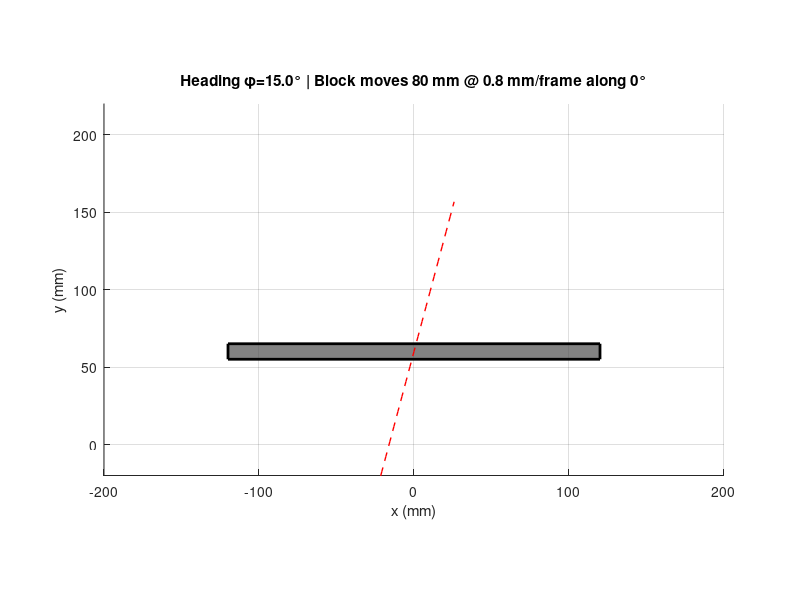

Recreate this plot in MATLAB. (Note: this script raises an error after producing the figure.)
function navcon_car_vs_moving_block_fixed()
% NAVCON demo: car drives at heading phi; horizontal block TRANSLATES a set distance then stops.
% FIXED VERSION with improved car movement visualization

clc; close all;

%% ---------------- PARAMETERS ----------------
% Geometry & logic
B                    = 40;        % mm, L↔R sensor spacing
forward_window_mm    = B + 10;    % one-outer-only inference window
car_len              = 28;        % mm, for drawing
car_wid              = B + 20;    % mm, for drawing

% Car motion (distance along heading per frame)
angles_deg           = [15 30 45 60 75];  % test headings (0° = +y)
ds_car_mm            = 1.0;       % mm/frame (REDUCED for better visibility)
s_start              = -30;       % mm (start further back)
s_end_extra          = 100;       % mm (run past block)

% Block (maze line), initially horizontal
block_center0        = [0, 60];   % (x0, y0) initial center
block_len_mm         = 240;       % mm
block_thick_mm       = 10;        % mm

% Block TRANSLATION
block_dir_deg        = 0;         % 0=+x, 90=+y, 180=-x, 270=-y (world frame)
block_speed_mm_frame = 0.8;       % mm per frame (REDUCED for better visibility)
block_travel_limit_mm= 80;        % mm; block stops after this distance

% Animation control
frame_delay          = 0.05;      % seconds between frames
%% -------------------------------------------

% Convenience vectors for sensors in car frame
xL = -B/2; xC = 0; xR = +B/2;   % lateral (right=+)
ofs = [xL,0; xC,0; xR,0];

for phi = angles_deg
    % Car heading (world): forward u, right r
    u = [sind(phi), cosd(phi)];      % +y at 0°
    r = [cosd(phi), -sind(phi)];

    % Place car so that at s = L0 the centre sensor is near the (initial) block centre
    L0 = 90;                          % mm along the path
    pC0 = block_center0 - L0*u;       % centre sensor world position at s=0
    p0  = pC0;                         % use centre-sensor reference

    % Block motion setup
    vb_dir = [cosd(block_dir_deg), sind(block_dir_deg)]; % unit direction
    block_travel = 0;                                     % mm traveled so far
    block_center = block_center0;

    % Figure setup
    fig = figure('Color','w','Name',sprintf('Car vs MOVING block (phi=%.1f°)',phi),...
        'Position',[120 80 1200 800]);
    ax = axes('Parent',fig); hold(ax,'on'); grid(ax,'on');
    title(ax, sprintf('Heading \\phi=%.1f° | Block moves %g mm @ %g mm/frame along %g°', ...
        phi, block_travel_limit_mm, block_speed_mm_frame, block_dir_deg), 'FontWeight','bold');
    xlabel(ax,'x (mm)'); ylabel(ax,'y (mm)');
    xlim(ax, [-200, 200]); ylim(ax, [-20, 220]);
    axis(ax, 'equal'); % Keep aspect ratio square

    % Draw (dynamic) block patch
    [xl,xr,yb,yt] = block_bounds(block_center, block_len_mm, block_thick_mm);
    hBlock = patch('XData',[xl xr xr xl],'YData',[yb yb yt yt], ...
                   'FaceColor',[0.3 0.3 0.3],'FaceAlpha',0.7,'EdgeColor',[0 0 0],'LineWidth',2);

    % Car initial draw
    s = s_start; s_end = L0 + s_end_extra;
    [carPoly, hL, hC, hR] = draw_car(ax, p0, r, u, ofs, s, car_len, car_wid);

    % Add trajectory line for visualization
    s_traj = s_start:5:s_end;
    traj_points = zeros(length(s_traj), 2);
    for i = 1:length(s_traj)
        traj_points(i,:) = p0 + s_traj(i)*u;
    end
    hTraj = plot(ax, traj_points(:,1), traj_points(:,2), 'r--', 'LineWidth', 1);
    hTraj.Color(4) = 0.5; % Set alpha transparency

    % Status box (made larger and more visible)
    status = annotation('textbox',[.02 .55 .45 .40],'String','', ...
        'FontName','Consolas','FontSize',10,'BackgroundColor',[0.95 0.95 1], ...
        'EdgeColor',[0.3 0.3 0.7],'LineWidth',1.5);

    % Hit bookkeeping
    hitL=false; hitC=false; hitR=false;
    odoL=NaN;   odoC=NaN;   odoR=NaN;

    % Animation loop with better frame control
    tic; % Start timing
    frame_count = 0;
    while ishandle(fig) && s <= s_end
        frame_count = frame_count + 1;
        
        % 1) Move CAR
        s = s + ds_car_mm;

        % 2) Move BLOCK until travel limit reached
        if block_travel < block_travel_limit_mm
            step = min(block_speed_mm_frame, block_travel_limit_mm - block_travel);
            block_center = block_center + step*vb_dir;
            block_travel = block_travel + step;

            % update patch geometry
            [xl,xr,yb,yt] = block_bounds(block_center, block_len_mm, block_thick_mm);
            set(hBlock,'XData',[xl xr xr xl],'YData',[yb yb yt yt]);
        end

        % 3) Update car drawing
        [carPoly, hL, hC, hR] = update_car(ax, carPoly, hL, hC, hR, p0, r, u, ofs, s);

        % 4) Compute current sensor positions (world)
        pL = p0 + s*u + xL*r;  pC = p0 + s*u + xC*r;  pR = p0 + s*u + xR*r;

        % 5) First-hit detection (dynamic block)
        if ~hitL && in_rect(pL, xl,xr,yb,yt), hitL=true; odoL=s; highlight(ax,hL); end
        if ~hitC && in_rect(pC, xl,xr,yb,yt), hitC=true; odoC=s; highlight(ax,hC); end
        if ~hitR && in_rect(pR, xl,xr,yb,yt), hitR=true; odoR=s; highlight(ax,hR); end

        % 6) Decisions (Rule A & B)
        ruleA = ruleA_str(odoL, odoR, B);
        ruleB = ruleB_str(odoL, odoR, forward_window_mm);
        onlyL = isfinite(odoL) && ~isfinite(odoR);
        onlyR = isfinite(odoR) && ~isfinite(odoL);
        ruleB_flag = xor(onlyL, onlyR) && (min([odoL,odoR],[],'omitnan') <= forward_window_mm);

        action = action_str(odoL, odoR, odoC, B, ruleB_flag);

        % 7) Enhanced Status Display
        elapsed_time = toc;
        status.String = sprintf([ ...
            'FRAME: %d | TIME: %.1fs | CAR POSITION: s=%.1f mm\n' ...
            '════════════════════════════════════════════════\n' ...
            'phi = %.1f°   B = %.1f   window = %.1f mm\n' ...
            'Block travel: %.1f / %.1f mm  (dir %g°)\n' ...
            '────────────────────────────────────────────────\n' ...
            'SENSOR HITS:  L=%d  C=%d  R=%d\n' ...
            'Hit distances: L=%s | C=%s | R=%s\n' ...
            'Δs (outers) = %s\n' ...
            '────────────────────────────────────────────────\n' ...
            'Rule A (Δs>B): %s\n' ...
            'Rule B (one outer ≤ window): %s\n' ...
            '────────────────────────────────────────────────\n' ...
            'SUGGESTED ACTION:\n%s'], ...
            frame_count, elapsed_time, s, ...
            phi, B, forward_window_mm, ...
            block_travel, block_travel_limit_mm, block_dir_deg, ...
            hitL, hitC, hitR, ...
            numstr(odoL), numstr(odoC), numstr(odoR), ...
            deltaS_str(odoL,odoR), ruleA, yesno(ruleB_flag), action);

        % Control animation speed
        pause(frame_delay);
        drawnow;
        
        % Add frame counter display on plot
        if frame_count == 1 || mod(frame_count, 20) == 0
            title(ax, sprintf('Frame %d | Heading \\phi=%.1f° | Car s=%.1f mm | Block travel=%.1f mm', ...
                frame_count, phi, s, block_travel), 'FontWeight','bold');
        end
    end

    % Console summary
    fprintf('\n=== SIMULATION COMPLETE ===\n');
    fprintf('phi = %.1f° | block moved %.1f/%.1f mm @ %g°\n', ...
        phi, block_travel, block_travel_limit_mm, block_dir_deg);
    fprintf('Total frames: %d | Total time: %.2f seconds\n', frame_count, toc);
    final_report_console(odoL, odoR, B, forward_window_mm, onlyL, onlyR);

    if ishandle(fig)
        % Add completion message
        completion_text = annotation('textbox',[.25 .02 .50 .08], ...
            'String','SIMULATION COMPLETE - Press any key for next angle', ...
            'HorizontalAlignment','center','FontSize',12,'FontWeight','bold', ...
            'BackgroundColor',[1 1 0.8],'EdgeColor',[0.8 0.6 0]);
        pause; 
        if ishandle(fig), close(fig); end
    end
end
end

%% ----------------- Helper Functions (Enhanced) -----------------
function [xl,xr,yb,yt] = block_bounds(c, L, T)
xl = c(1) - L/2; xr = c(1) + L/2;
yb = c(2) - T/2; yt = c(2) + T/2;
end

function tf = in_rect(p, xl,xr,yb,yt)
tf = (p(1) >= xl) && (p(1) <= xr) && (p(2) >= yb) && (p(2) <= yt);
end

function [carPoly, hL, hC, hR] = draw_car(ax, p0, r, u, ofs, s, L, W)
% Enhanced car drawing with better visibility
P  = p0 + s*u;
BL = P - L*u - (W/2)*r;  BR = P - L*u + (W/2)*r;
FR = P + (W/2)*r;        FL = P - (W/2)*r;

% Car body with better colors
carPoly = patch('XData',[BL(1) BR(1) FR(1) FL(1)], ...
                'YData',[BL(2) BR(2) FR(2) FL(2)], ...
                'FaceColor',[0.8 0.9 1],'EdgeColor',[0.2 0.2 0.8],'LineWidth',2,'Parent',ax);

% Sensors with better visibility
pL = P + ofs(1,1)*r;  pC = P + ofs(2,1)*r;  pR = P + ofs(3,1)*r;
hL = plot(ax, pL(1), pL(2), 'ko','MarkerFaceColor','red','MarkerSize',10,'LineWidth',2);
hC = plot(ax, pC(1), pC(2), 'ko','MarkerFaceColor','green','MarkerSize',10,'LineWidth',2);
hR = plot(ax, pR(1), pR(2), 'ko','MarkerFaceColor','blue','MarkerSize',10,'LineWidth',2);

% Add direction arrow
arrow_end = P + (L/2)*u;
quiver(ax, P(1), P(2), arrow_end(1)-P(1), arrow_end(2)-P(2), 0, ...
       'Color', [1 0.5 0], 'LineWidth', 3, 'MaxHeadSize', 0.3);
end

function [carPoly, hL, hC, hR] = update_car(ax, carPoly, hL, hC, hR, p0, r, u, ofs, s)
% Enhanced car update function
L = 28; W = 60; % Use fixed values for consistency
P  = p0 + s*u;
BL = P - L*u - (W/2)*r;  BR = P - L*u + (W/2)*r;
FR = P + (W/2)*r;        FL = P - (W/2)*r;

% Update car body
set(carPoly,'XData',[BL(1) BR(1) FR(1) FL(1)], 'YData',[BL(2) BR(2) FR(2) FL(2)]);

% Update sensors
pL = P + ofs(1,1)*r; set(hL,'XData',pL(1),'YData',pL(2));
pC = P + ofs(2,1)*r; set(hC,'XData',pC(1),'YData',pC(2));
pR = P + ofs(3,1)*r; set(hR,'XData',pR(1),'YData',pR(2));
end

function highlight(ax,h)
% Enhanced highlighting
set(h,'MarkerEdgeColor','yellow','MarkerFaceColor','yellow','MarkerSize',15); 
% Add a pulsing effect
plot(ax,h.XData,h.YData,'yo','MarkerSize',20,'LineWidth',3);
end

% Keep all the existing helper functions unchanged
function s = numstr(v), if isfinite(v), s=sprintf('%.1f',v); else, s='–'; end, end
function s = deltaS_str(sL,sR), if isfinite(sL)&&isfinite(sR), s=sprintf('%.1f mm',abs(sR-sL)); else, s='n/a'; end, end
function s = ruleA_str(sL,sR,B)
if isfinite(sL)&&isfinite(sR)
  ds=abs(sR-sL); s=sprintf('%s (Δs=%.1f vs B=%.1f)', tern(ds>B,'TRUE','FALSE'), ds, B);
else, s='n/a (need both outers)'; end
end
function s = ruleB_str(sL,sR,win)
onlyL = isfinite(sL)&&~isfinite(sR)&&sL<=win;
onlyR = isfinite(sR)&&~isfinite(sL)&&sR<=win;
s = tern(xor(onlyL,onlyR), sprintf('TRUE (one outer ≤ %.0f mm)',win), 'FALSE');
end
function s = yesno(flag), if flag, s='TRUE'; else, s='FALSE'; end, end
function s = action_str(odoL,odoR,odoC,B,ruleB_flag)
if isfinite(odoL)&&isfinite(odoR)
  ds = abs(odoR-odoL);
  if ds>B, if odoL<odoR, s='θ>45°: reverse; rotate RIGHT ≤5°; retry';
           else,          s='θ>45°: reverse; rotate LEFT ≤5°; retry'; end
  else     if odoL<odoR, s='θ≤45°: micro-steer RIGHT to ≤5°; cross';
           else,          s='θ≤45°: micro-steer LEFT to ≤5°; cross'; end
  end
else
  if ruleB_flag
      if isfinite(odoL), s='RuleB: only L hit → θ>45° (reverse; rotate RIGHT ≤5°; retry)';
      else,              s='RuleB: only R hit → θ>45° (reverse; rotate LEFT ≤5°; retry)'; end
  else
      if isfinite(odoC), s='Centre-only: near-perpendicular; stop/verify then cross';
      else,              s='Drive forward (no decision yet)'; end
  end
end
end
function final_report_console(odoL,odoR,B,win,onlyL,onlyR)
if isfinite(odoL)&&isfinite(odoR)
  ds=abs(odoR-odoL); th=atand(ds/B);
  if abs(ds-B)<1e-9, fprintf('Boundary: Δs=%.1f → θ=45°.\n',ds);
  elseif ds>B,       fprintf('Both outers: Δs=%.1f → θ≈%.1f° (>45°).\n',ds,th);
  else,              fprintf('Both outers: Δs=%.1f → θ≈%.1f° (≤45°).\n',ds,th);
  end
elseif xor(onlyL,onlyR)
  side='LEFT'; if onlyR, side='RIGHT'; end
  fprintf('Only %s outer within window %.1f mm → θ>45° (Rule B).\n', side, win);
else
  fprintf('No decisive pattern yet; continue sampling.\n');
end
end
function t = tern(c,a,b), if c, t=a; else, t=b; end, end